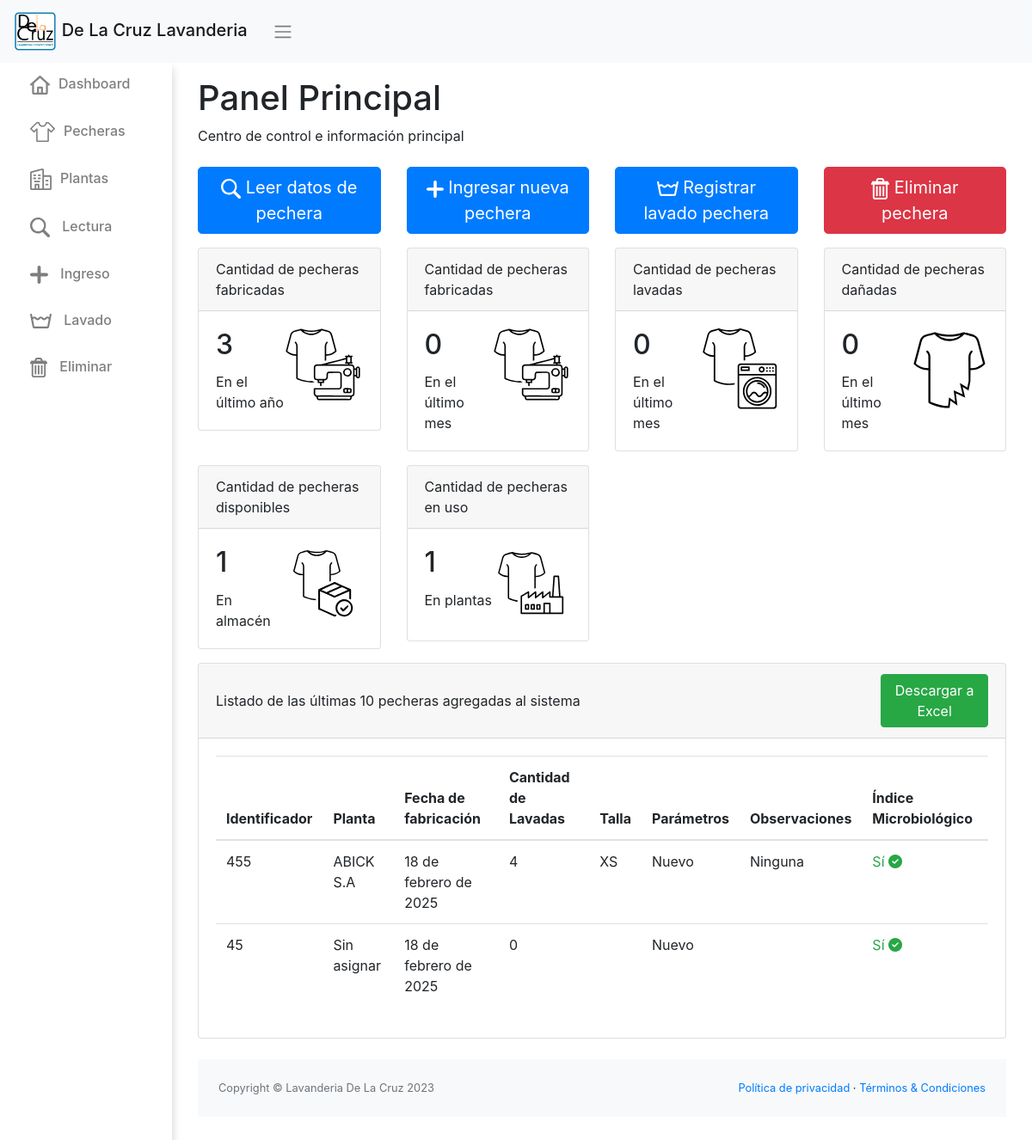
The page / on the database its author committed.
### app/models.py (models this page shows, shortened)
class Pechera(models.Model):
    id_pechera = models.CharField(max_length=100, unique=True)
    fecha_fabricacion = models.DateField(null=True)
    talla = models.CharField(max_length=5)
    cantidad_lavados = models.IntegerField(default=0)
    observaciones = models.CharField(max_length=500, blank=True)
    planta = models.IntegerField (choices=PLANTAS_CHOICES,default=1)
    parameters = models.CharField(max_length=50, choices=PARAMETERS_CHOICES, default='1')
    indice_microbiologico = models.CharField(max_length=2, choices=OPCIONES_INDICE, default='Si', verbose_name="Índice Microbiológico")
    eliminada = models.BooleanField(default=False)

### app/views.py (the view)
# urls.py: path('', index, name='index'),
def index(request):
    latest_pecheras = Pechera.objects.exclude(eliminada=True).order_by('-fecha_fabricacion')[:10]
    today = datetime.now()
    last_year = today - timedelta(days=365)
    manufactured_last_year = Pechera.objects.filter(fecha_fabricacion__gte=last_year).count()
    last_month = today - timedelta(days=30)
    manufactured_last_month = Pechera.objects.filter(fecha_fabricacion__gte=last_month).count()
    washed_last_month = Lavado.objects.filter(fecha_lavado__gte=last_month).count()
    faulty_last_month = Pechera.objects.filter(eliminada=True, fecha_fabricacion__gte=last_month).count()
    disponibles = Pechera.objects.filter(planta__icontains=1,eliminada=False).count()
    pecheras_no_eliminadas = Pechera.objects.exclude(eliminada=True)[:]
    planta = pecheras_no_eliminadas.exclude(planta__iexact=1).count()
    context = {
        'latest_pecheras': latest_pecheras,
        'manufactured_last_year': manufactured_last_year,
        'manufactured_last_month': manufactured_last_month,
        'faulty_last_month': faulty_last_month,
        'washed_last_month': washed_last_month,
        'disponibles': disponibles,
        'planta': planta,
    }
    return render(request, 'app/index.html', context)

### app/templates/app/index.html (shortened to what this page needs)
{% extends 'app/base.html' %}
{% load static %}
{% block contenido %}
  <h1>Panel Principal</h1>
  <Spam>Centro de control e información principal</Spam><br /><br/>
  <div class="row">
    <div class="col-sm-3 mb-3"><a class="btn btn-primary btn-block btn-lg" href="{% url 'lectura' %}" role="button"><img src="{% static 'app\img\lecturaw.svg' %}" width="23" alt="icono lavado" id="iconow"> Leer datos de pechera</a></div>
    <div class="col-sm-3 mb-3"><a class="btn btn-primary btn-block btn-lg" href="{% url 'ingreso' %}" role="button"><img src="{% static 'app\img\plusw.svg' %}" width="20" alt="icono lavado" id="iconow"> Ingresar nueva pechera</a></div>
    <div class="col-sm-3 mb-3"><a class="btn btn-primary btn-block btn-lg" href="{% url 'lavado' %}" role="button"><img src="{% static 'app\img\lavadow.svg' %}" width="25" alt="icono lavado" id="iconow"> Registrar lavado pechera</a></div>
    <div class="col-sm-3 mb-3"><a class="btn btn-danger btn-block btn-lg" href="{% url 'eliminar' %}" role="button"><img src="{% static 'app\img\eliminarw.svg' %}" height="25" alt="icono eliminar" id="iconow"> Eliminar pechera</a></div>
  </div>
  <div class="row">
    <div class="col-sm-3 mb-3">
      <div class="card">
        <div class="card-header">Cantidad de pecheras fabricadas</div>
        <div class="card-body">
          <img src="{% static 'app\img\fabricadas.svg' %}" width="90" alt="fabricadas" style="float: right;">
          <h2 class="card-title">{{ manufactured_last_year }}</h2>
          <p class="card-text">En el último año</p>
        </div>
      </div>
    </div>
    <div class="col-sm-3 mb-3">
      <div class="card">
        <div class="card-header">Cantidad de pecheras fabricadas</div>
        <div class="card-body">
          <img src="{% static 'app\img\fabricadas.svg' %}" width="90" alt="fabricadas" style="float: right;">
          <h2 class="card-title">{{ manufactured_last_month }}</h2>
          <p class="card-text">En el último mes</p>
        </div>
      </div>
    </div>
    <div class="col-sm-3 mb-3">
      <div class="card">
        <div class="card-header">Cantidad de pecheras lavadas</div>
        <div class="card-body">
          <img src="{% static 'app\img\lavadas.svg' %}" width="90" alt="lavadas" style="float: right;">
          <h2 class="card-title">{{ washed_last_month }}</h2>
          <p class="card-text">En el último mes</p>
        </div>
      </div>
    </div>
    <div class="col-sm-3 mb-3">
      <div class="card">
        <div class="card-header">Cantidad de pecheras dañadas</div>
        <div class="card-body">
          <img src="{% static 'app\img\defectuosas.svg' %}" width="90" alt="defectuosas" style="float: right;">
          <h2 class="card-title">{{ faulty_last_month }}</h2>
          <p class="card-text">En el último mes</p>
        </div>
      </div>
    </div>
  </div>
  <div class="row">
    <div class="col-sm-3 mb-3">
      <div class="card">
        <div class="card-header">Cantidad de pecheras disponibles</div>
        <div class="card-body">
          <img src="{% static 'app\img\disponibles.svg' %}" width="90" alt="fabricadas" style="float: right;">
          <h2 class="card-title">{{ disponibles }}</h2>
          <p class="card-text">En almacén</p>
        </div>
      </div>
    </div>
    <div class="col-sm-3 mb-3">
      <div class="card">
        <div class="card-header">Cantidad de pecheras en uso</div>
        <div class="card-body">
          <img src="{% static 'app\img\planta.svg' %}" width="90" alt="fabricadas" style="float: right;">
          <h2 class="card-title">{{ planta }}</h2>
          <p class="card-text">En plantas</p>
        </div>
      </div>
    </div>
  </div>
  <div class="card mb-4">
    <div class="card-header">
      <div class="row" style="display: flex; justify-content: center; align-items: center;">
        <div class="col-sm-10">Listado de las últimas 10 pecheras agregadas al sistema</div>
        <div class="col-sm-2"><a class="btn btn-success btn-block" href="{% url 'exportar_a_excel' %}" role="button" style="margin-left: auto;" id="hide-mobile">Descargar a Excel</a></div>
      </div>
    </div>
    <div class="card-body">
      <table class="table table-responsive-sm table-fluid">
        <thead>
          <tr>
            <th>Identificador</th>
            <th>Planta</th>
            <th>Fecha de fabricación</th>
            <th>Cantidad de Lavadas</th>
            <th>Talla</th>
            <th>Parámetros</th>
            <th>Observaciones</th>
            <th>Índice Microbiológico</th>
          </tr>
        </thead>
        <tbody>
          {% for pechera in latest_pecheras %}
            <tr>
              <td>{{ pechera.id_pechera }}</td>
              <td>{{ pechera.get_planta_display }}</td>
              <td>{{ pechera.fecha_fabricacion }}</td>
              <td>{{ pechera.cantidad_lavados }}</td>
              <td>{{ pechera.talla }}</td>
              <td>{{ pechera.get_parameters_display }}</td>
              <td>{{ pechera.observaciones }}</td>
              <td>
                {% if pechera.indice_microbiologico == 'No' %}
                  <span class="text-danger">No</span>
                  <i class="fas fa-exclamation-triangle text-danger"></i>
                {% elif pechera.indice_microbiologico == 'Si' %}
                  <span class="text-success">Sí</span>
                  <i class="fas fa-check-circle text-success"></i>
                {% else %}
                  <span class="text-warning">Valor no reconocido: {{ pechera.indice_microbiologico }}</span>
                {% endif %}
              </td>
            </tr>
          {% endfor %}
        </tbody>
      </table>
    </div>
  </div>
{% endblock %}

### app/static/app/css/style.css (style rules this page uses)
body { margin: 0; padding: 0; }
#iconow { padding-right: 10; }
@media only screen and (min-device-width: 481px) { #hide-mobile { display: block; } }

### rows shown on the page
Pechera: id_pechera "455", planta "ABICK S.A", fecha_fabricacion "18 de febrero de 2025", cantidad_lavados "4", talla "XS", parameters "Nuevo", observaciones "Ninguna", indice_microbiologico "Sí"
Pechera: id_pechera "45", planta "Sin asignar", fecha_fabricacion "18 de febrero de 2025", cantidad_lavados "0", parameters "Nuevo", indice_microbiologico "Sí"

### other values the page prints
{{ manufactured_last_year }} "3"
{{ manufactured_last_month }} "0"
{{ washed_last_month }} "0"
{{ faulty_last_month }} "0"
{{ disponibles }} "1"
{{ planta }} "1"
